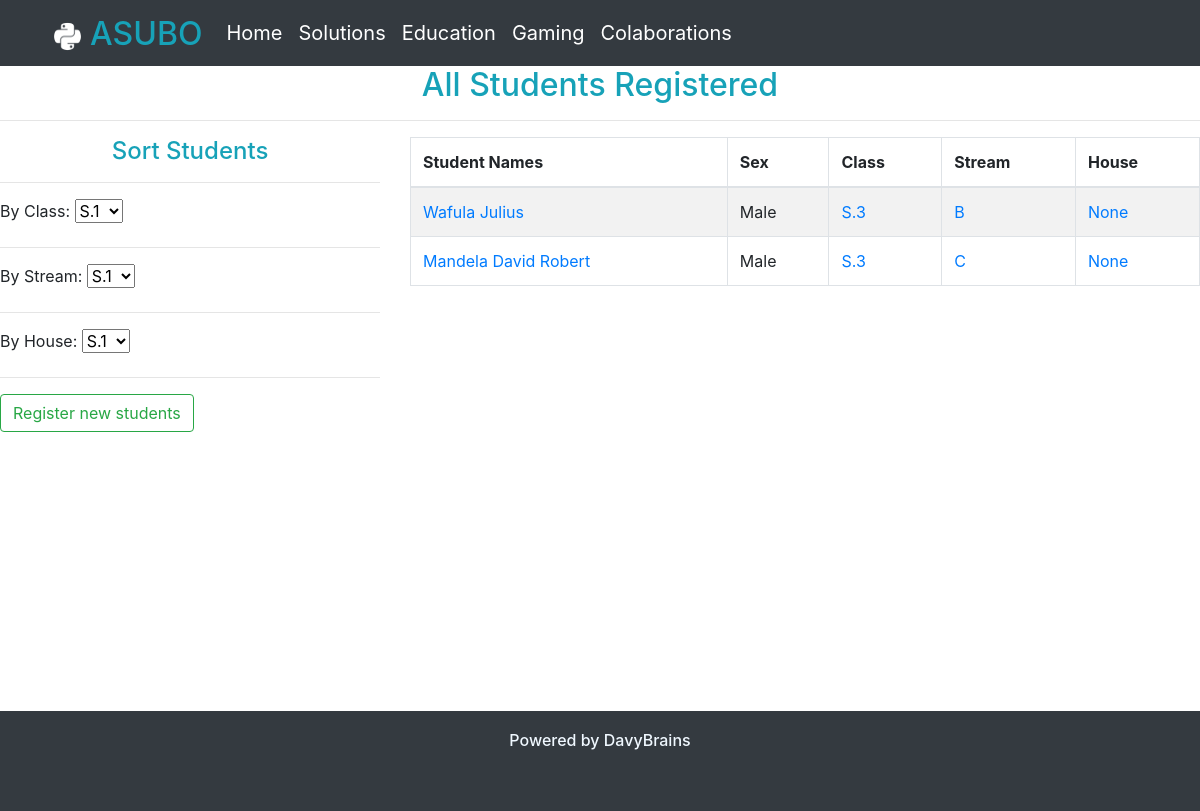
Screenshot of /studentresults/students/ with the database file from the repository.
### reportcards/models.py (models this page shows, shortened)
class Student(models.Model):
    class_choices = (
        ('S.1', 'S.1'),
        ('S.2', 'S.2'),
        ('S.3', 'S.3'),
        ('S.4', 'S.4'),
        ('S.5', 'S.5'),
        ('S.6', 'S.6'),
    )
    streams = (
        ('A', 'A'),
        ('B', 'B'),
        ('C', 'C'),
        ('S', 'S'),
    )
    sex_choices = (
        ('Female', 'Female'),
        ('Male', 'Male')
    )
    house_choices = (
        ('Australia', 'Australia'),
        ('Brazil', 'Brazil'),
        ('Canada', 'Canada'),
        ('France', 'France'),
        ('Japan', 'Japan'),
        ('Nigeria', 'Nigeria')
    )
    sir_name = models.CharField(max_length=50)
    given_name = models.CharField(max_length=50)
    other_names = models.CharField(max_length=50, null=True, blank=True)
    sex = models.CharField(max_length=8, choices=sex_choices)
    passport_photo = models.ImageField(upload_to='passports', blank=True, null=True)
    klass = models.CharField(max_length=5, choices=class_choices)
    stream = models.CharField(max_length=10, choices=streams)
    house = models.CharField(max_length=10, choices=house_choices, blank=True, null=True)
    date_added = models.DateTimeField(auto_now=True)
    scores = {}
    @property
    def full_names(self):
        if self.other_names != None:
            return f'{self.sir_name} {self.given_name} {self.other_names}'
        else:
            return f'{self.sir_name} {self.given_name}'

### reportcards/views.py (the view)
# urls.py: path('students/', views.students, name='students' ),
def students(request):
    students = Student.objects.all()
    context = {
        'students': students,
    }
    return render(request, 'reportcards/students.html', context)

### reportcards/templates/reportcards/students.html (shortened to what this page needs)
{% extends 'mainapp/base.html' %}
{% block content %}
    <h2 class="text-center text-info">All Students Registered</h2><hr>
    <div class="row">
        <div class="col-md-4">
            <div class="sider">
                <h4 class="text-center text-info">Sort Students</h4>
                <hr>
                    <div class="h-gird-3">
                        <label for="class" class="text-right">By Class:</label>
                        <select id="class">
                            <option value="S.1">S.1</option>
                        </select>
                    </div>
                    <hr>
                    <div class="h-gird-3">
                        <label for="class" class="text-right">By Stream:</label>
                        <select id="class">
                            <option value="S.1">S.1</option>
                        </select>
                    </div>
                    <hr>
                    <div class="h-gird-3">
                        <label for="class" class="text-right">By House:</label>
                        <select id="class">
                            <option value="S.1">S.1</option>
                        </select>
                    </div>
                <hr>
                <a href="{% url 'register_student' %}" class="btn btn-outline-success">Register new students</a>
            </div>
        </div>
        <div class="col-md-8">
            <table class="table table-bordered table-striped">
                <thead>
                    <th>Student Names</th>
                    <th>Sex</th>
                    <th>Class</th>
                    <th>Stream</th>
                    <th>House</th>
                </thead>
                <tbody>
                    {% for s in students %}
                        <tr>
                            <td><a href="{% url 'student' s.id %}">{{s.full_names}}</a></td>
                            <td>{{s.sex}}</td>
                            <td><a href="{% url 'students_by_class' s.klass %}">{{s.klass}}</a></td>
                            <td><a href="{% url 'students_by_stream' s.klass s.stream %}">{{s.stream}}</a></td>
                            <td><a href="{% url 'students_by_house' s.house %}">{{s.house}}</a></td>
                        </tr>
                    {% endfor %}
                </tbody>
            </table>
        </div>
    </div>
{% endblock content %}

### mainapp/templates/mainapp/base.html (style rules this page uses)
* { text-decoration: none; }
body { min-height: 100vh; }

### rows the page displays
Student: full_names "Wafula Julius", sex "Male", klass "S.3", stream "B", house "None"
Student: full_names "Mandela David Robert", sex "Male", klass "S.3", stream "C", house "None"
